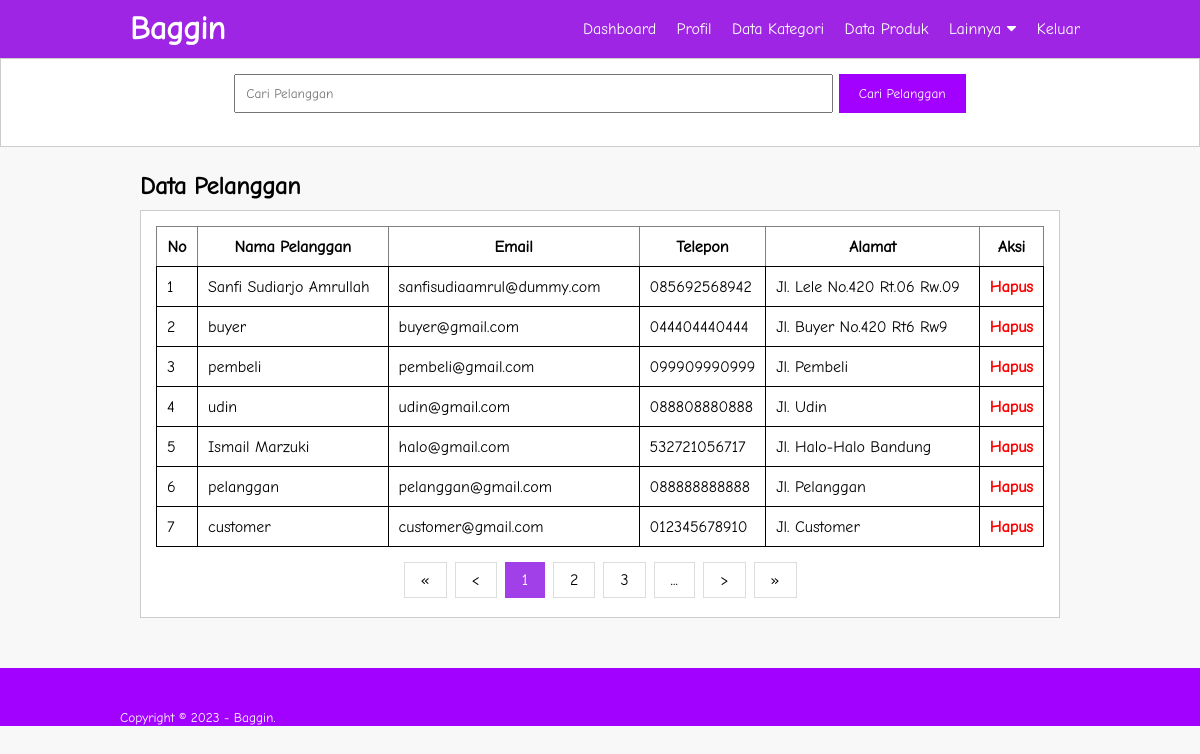
Screenshot of /admin/data-pelanggan.php (signed in) with the database file from the repository.
### tables this page shows
CREATE TABLE `tb_customer` (
  `customer_id` int(11) NOT NULL,
  `customer_email` varchar(50) NOT NULL,
  `customer_pass` varchar(100) NOT NULL,
  `customer_name` varchar(50) NOT NULL,
  `customer_telp` varchar(20) NOT NULL,
  `customer_address` text NOT NULL
);

### admin/data-pelanggan.php (the view, shortened to what this page needs)
<?php
	include '../db.php';
?>
<!DOCTYPE html>
<html>
<head>
	<link rel="stylesheet" type="text/css" href="../css/style.css">
	<link rel="stylesheet" href="https://cdnjs.cloudflare.com/ajax/libs/font-awesome/5.13.0/css/all.min.css">
</head>
<body>
	<header>
		<div class="container">
		<h1><a href="dashboard.php">Baggin</a></abbr></h1>
		<ul>
			<li><a href="dashboard.php">Dashboard</a></li>
			<li><a href="profil.php">Profil</a></li>
			<li><a href="data-kategori.php">Data Kategori</a></li>
			<li><a href="data-produk.php">Data Produk</a></li>
			<li class="dropdown"><a href="" class="dropbtn">Lainnya<i class="fas fa-caret-down" style="padding-left: 5px;"></i></a>
			</li>
			<li><a href="logout.php">Keluar</a></li>
		</ul>
		</div>
	</header>
	<div class="search">
		<div class="container">
			<form action="data-pelanggan.php" method="GET">
				<input type="text" name="search" placeholder="Cari Pelanggan">
				<input type="submit" name="cari" value="Cari Pelanggan">
			</form><br>
		</div>
	</div>
	<div class="section">
		<div class="container">
			<h2>Data Pelanggan</h2>
			<div class="box">
				<table border="1" cellspacing="0" class="table">
					<thead>
						<tr>
							<th width="40px">No</th>
							<th>Nama Pelanggan</th>
							<th width="250px">Email</th>
							<th width="100px">Telepon</th>
							<th>Alamat</th>
							<th width="60px">Aksi</th>
						</tr>
					</thead>
					<tbody>
						<?php
						if(isset($_GET['search'])) {
							$search = $_GET['search'];
							$pelanggan = mysqli_query($conn, "SELECT * FROM tb_customer WHERE customer_name LIKE '%".$search."%' OR customer_email LIKE '%".$search."%' ORDER BY customer_id DESC");
						}else{
							$pelanggan = mysqli_query($conn, "SELECT * FROM tb_customer ORDER BY customer_id DESC");
						}
							$no = 1;
							if(mysqli_num_rows($pelanggan) > 0) {
							while($row = mysqli_fetch_array($pelanggan)){
						?>
						<tr>
							<td><?php echo $no++ ?></td>
							<td><?php echo $row['customer_name'] ?></td>
							<td><?php echo $row['customer_email'] ?></td>
							<td><?php echo $row['customer_telp'] ?></td>
							<td><?php echo $row['customer_address'] ?></td>
							<td>
								<a href="proses-hapus.php?idc=<?php echo $row['customer_id'] ?>" onclick="return confirm('Yakin ingin menghapus?')" style="color: red; font-weight: bold;">Hapus</a>
							</td>
						</tr>
						<?php }}else{ ?>
							<tr>
								<td colspan="6">Tidak ada data</td>
							</tr>
						<?php } ?>
					</tbody>
				</table>
				<div class="center">
					<div class="pagination">
						<a href="#">&laquo;</a>
						<a href="#">&lt;</a>
						<a href="#" class="active">1</a>
						<a href="#">2</a>
						<a href="#">3</a>
						<a href="#">...</a>
						<a href="#">&gt;</a>
						<a href="#">&raquo;</a>
	  				</div>
				</div>
			</div>
		</div>
	</div>
	<footer>
		<div class="container">
			<small>Copyright &copy; 2023 - Baggin.</small>
		</div>
	</footer>
</body>
</html>

### css/style.css (style rules this page uses)
* { padding: 0; margin: 0; font-family: 'Comic Neue', cursive; }
body { background-color: #f8f8f8; }
a { color: inherit; text-decoration: none; }
header { background-color: #9E25E3; color: #fff; }
header h1 { float: left; padding: 10px; }
header ul { float: right; }
header ul li { display: inline-block; }
header ul li a { padding: 20px 0 20px 15px; display: inline-block; }
.container { width: 80%; margin: 0 auto; }
.container:after { content: ''; display: block; clear: both; }
.section { padding: 25px; }
.box { background-color: #FFF; border: 1px solid #CCC; padding: 15px; box-sizing: border-box; margin: 10px 0 25px 0; }
.box:after { content: ''; display: block; clear: both; }
table { width: 100%; border-collapse: collapse; }
table tr { height: 40px; }
table tr td { padding: 5px 10px; }
.horizontal th, td { border: 1px solid black; border-collapse: collapse; }
header ul li a, .dropbtn { display: inline-block; color: white; text-align: center; text-decoration: none; }
li.dropdown { display: inline-block; }
.center { text-align: center; }
.pagination { display: inline-block; margin-top: 15px; }
.pagination a { color: black; float: left; padding: 8px 16px; text-decoration: none; transition: background-color .3s; border: 1px solid #ddd; margin: 0 4px; }
.pagination a.active { background-color: #A140E8; color: white; border: 1px solid #A140E8; }
.search { padding: 15px 0; background-color: #FFF; border: 1px solid #CCC; text-align: center; }
.search input[type=text] { width: 60%; padding: 10px; }
.search input[type=submit] { padding: 12px 20px; background-color: #A200FF; color: #FFF; border: none; cursor: pointer; }
footer { bottom: 0; left: 0; right: 0; background-color: #A200FF; height: auto; padding-top: 40px; color: #fff; }

### rows the page displays
tb_customer: customer_name "Sanfi Sudiarjo Amrullah", customer_email "sanfisudiaamrul@dummy.com", customer_telp "085692568942", customer_address "Jl. Lele No.420 Rt.06 Rw.09"
tb_customer: customer_name "buyer", customer_email "buyer@gmail.com", customer_telp "044404440444", customer_address "Jl. Buyer No.420 Rt6 Rw9"
tb_customer: customer_name "pembeli", customer_email "pembeli@gmail.com", customer_telp "099909990999", customer_address "Jl. Pembeli"
tb_customer: customer_name "udin", customer_email "udin@gmail.com", customer_telp "088808880888", customer_address "Jl. Udin"
tb_customer: customer_name "Ismail Marzuki", customer_email "halo@gmail.com", customer_telp "532721056717", customer_address "Jl. Halo-Halo Bandung"
tb_customer: customer_name "pelanggan", customer_email "pelanggan@gmail.com", customer_telp "088888888888", customer_address "Jl. Pelanggan"
tb_customer: customer_name "customer", customer_email "customer@gmail.com", customer_telp "012345678910", customer_address "Jl. Customer"
